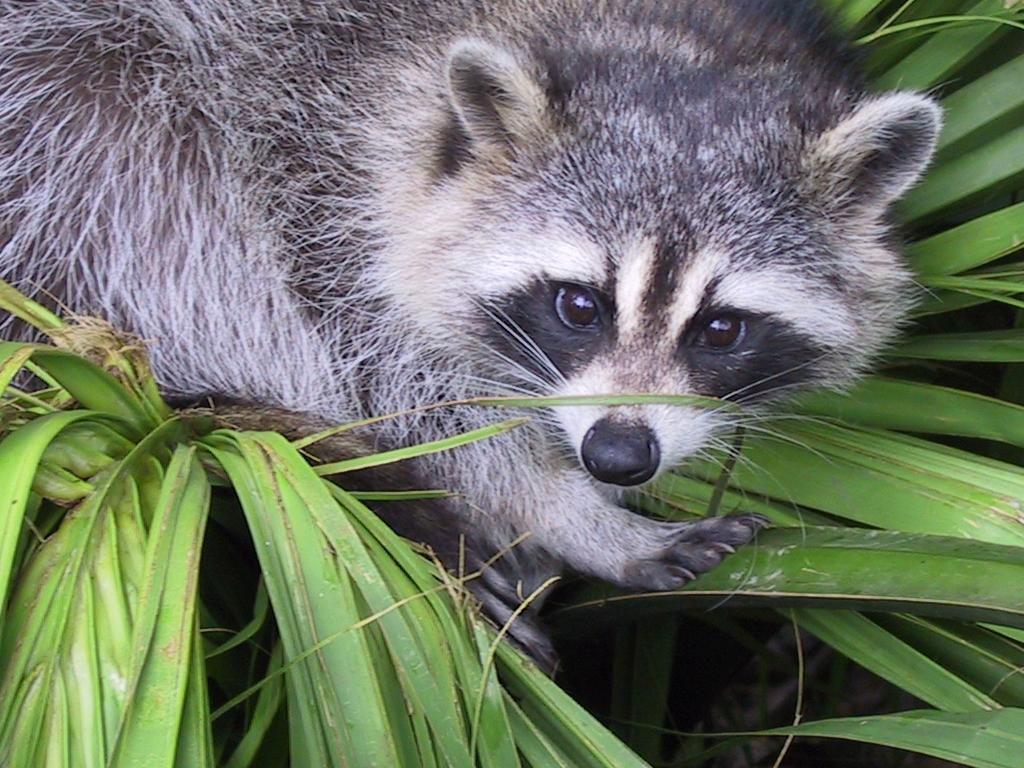
#> input picture python-for-data-science/1_array/ex03/animal.jpeg, 1024 x 768 px
$ python zoom.py
#> lines starting #> are read from the running program, lines starting #| are printed output that depends on the picture
### python-for-data-science/1_array/ex04/load_image.py
from PIL import Image
import numpy as np


def ft_load(path: str):
    """Load an image and return its RGB pixel array."""
#> called with path = 'animal.jpeg'
    try:
        image = Image.open(path)
#> image is the input picture: PIL image 1024x768 RGB; mean R, G, B 110.7, 117.7, 102.1
        image = image.convert("RGB")
        array = np.array(image)
        print(f"The shape of image is: {array.shape}")
#| The shape of image is: (768, 1024, 3)
        return array
    except Exception as error:
        print(f"Error: {error}")
        return None


def main():
    """Run basic tests."""
    print(ft_load("animal.jpg"))


# [2 lines that do not run on import are left out]

### python-for-data-science/1_array/ex03/zoom.py
import matplotlib.pyplot as plt

from load_image import ft_load


def main():
    """Run zoom exercise."""
    array = ft_load("animal.jpeg")
    print(array)
#> (printed output is left out)

    zoomed = array[100:500, 300:700, 0:1]
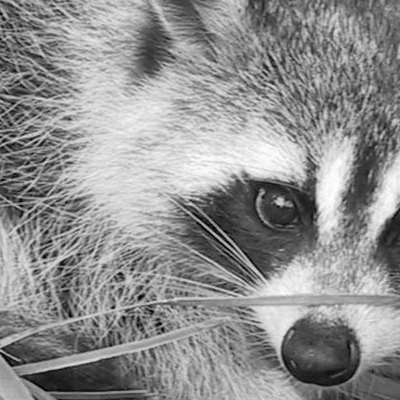
#> zoomed: shape (400, 400, 1); min 0, max 255, mean 143.9
    print(f"New shape after slicing: {zoomed.shape}")
#| New shape after slicing: (400, 400, 1)
    print(zoomed)
#> (printed output is left out)

    plt.imshow(zoomed[:, :, 0], cmap="gray")
    plt.show()


if __name__ == "__main__":
    main()
